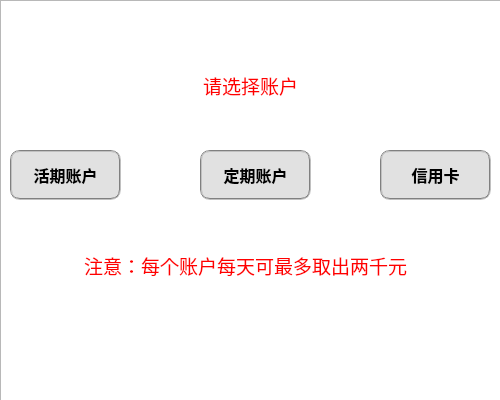
<?xml version="1.0" encoding="UTF-8"?>
<ui version="4.0">
 <class>cashAccount</class>
 <widget class="QWidget" name="cashAccount">
  <property name="geometry">
   <rect>
    <x>0</x>
    <y>0</y>
    <width>500</width>
    <height>400</height>
   </rect>
  </property>
  <property name="windowTitle">
   <string>cashAccount</string>
  </property>
  <property name="styleSheet">
   <string notr="true">#atm{background-color: rgb(52, 80, 164);border-top-left-radius:15px;border-top-right-radius:5px;border-bottom-left-radius:15px;border-bottom-right-radius:5px}
</string>
  </property>
  <widget class="QPushButton" name="credit_btn">
   <property name="geometry">
    <rect>
     <x>380</x>
     <y>150</y>
     <width>111</width>
     <height>50</height>
    </rect>
   </property>
   <property name="font">
    <font>
     <family>微软雅黑</family>
     <pointsize>12</pointsize>
     <weight>75</weight>
     <bold>true</bold>
    </font>
   </property>
   <property name="styleSheet">
    <string notr="true">QPushButton{border:2px groove gray;border-radius:10px;padding:2px 4px;background-color: rgb(225, 225, 225);}
QPushButton:hover{background-color: rgb(14, 122, 255);border:none;color:rgb(255, 255, 255);}
QPushButton:checked{background-color: rgb(20, 62, 134);border:none;color:rgb(255, 255, 255);}</string>
   </property>
   <property name="text">
    <string>信用卡</string>
   </property>
  </widget>
  <widget class="QPushButton" name="settime_btn">
   <property name="geometry">
    <rect>
     <x>200</x>
     <y>150</y>
     <width>111</width>
     <height>50</height>
    </rect>
   </property>
   <property name="font">
    <font>
     <family>微软雅黑</family>
     <pointsize>12</pointsize>
     <weight>75</weight>
     <bold>true</bold>
    </font>
   </property>
   <property name="styleSheet">
    <string notr="true">QPushButton{border:2px groove gray;border-radius:10px;padding:2px 4px;background-color: rgb(225, 225, 225);}
QPushButton:hover{background-color: rgb(14, 122, 255);border:none;color:rgb(255, 255, 255);}
QPushButton:checked{background-color: rgb(20, 62, 134);border:none;color:rgb(255, 255, 255);}</string>
   </property>
   <property name="text">
    <string>定期账户</string>
   </property>
  </widget>
  <widget class="QLabel" name="label1">
   <property name="geometry">
    <rect>
     <x>10</x>
     <y>240</y>
     <width>471</width>
     <height>51</height>
    </rect>
   </property>
   <property name="sizePolicy">
    <sizepolicy hsizetype="Preferred" vsizetype="Preferred">
     <horstretch>0</horstretch>
     <verstretch>0</verstretch>
    </sizepolicy>
   </property>
   <property name="font">
    <font>
     <family>华文中宋</family>
     <pointsize>14</pointsize>
     <weight>50</weight>
     <bold>false</bold>
    </font>
   </property>
   <property name="styleSheet">
    <string notr="true">color:rgb(255, 0, 0)</string>
   </property>
   <property name="text">
    <string>注意：每个账户每天可最多取出两千元</string>
   </property>
   <property name="scaledContents">
    <bool>false</bool>
   </property>
   <property name="alignment">
    <set>Qt::AlignCenter</set>
   </property>
   <property name="wordWrap">
    <bool>false</bool>
   </property>
   <property name="margin">
    <number>0</number>
   </property>
   <property name="openExternalLinks">
    <bool>false</bool>
   </property>
  </widget>
  <widget class="QPushButton" name="livetime_btn">
   <property name="geometry">
    <rect>
     <x>10</x>
     <y>150</y>
     <width>111</width>
     <height>50</height>
    </rect>
   </property>
   <property name="font">
    <font>
     <family>微软雅黑</family>
     <pointsize>12</pointsize>
     <weight>75</weight>
     <bold>true</bold>
    </font>
   </property>
   <property name="styleSheet">
    <string notr="true">QPushButton{border:2px groove gray;border-radius:10px;padding:2px 4px;background-color: rgb(225, 225, 225);}
QPushButton:hover{background-color: rgb(14, 122, 255);border:none;color:rgb(255, 255, 255);}
QPushButton:checked{background-color: rgb(20, 62, 134);border:none;color:rgb(255, 255, 255);}</string>
   </property>
   <property name="text">
    <string>活期账户</string>
   </property>
  </widget>
  <widget class="QLabel" name="label1_2">
   <property name="geometry">
    <rect>
     <x>80</x>
     <y>60</y>
     <width>341</width>
     <height>51</height>
    </rect>
   </property>
   <property name="sizePolicy">
    <sizepolicy hsizetype="Preferred" vsizetype="Preferred">
     <horstretch>0</horstretch>
     <verstretch>0</verstretch>
    </sizepolicy>
   </property>
   <property name="font">
    <font>
     <family>华文中宋</family>
     <pointsize>14</pointsize>
     <weight>50</weight>
     <bold>false</bold>
    </font>
   </property>
   <property name="styleSheet">
    <string notr="true">color:rgb(255, 0, 0)</string>
   </property>
   <property name="text">
    <string>请选择账户</string>
   </property>
   <property name="scaledContents">
    <bool>false</bool>
   </property>
   <property name="alignment">
    <set>Qt::AlignCenter</set>
   </property>
   <property name="wordWrap">
    <bool>false</bool>
   </property>
   <property name="margin">
    <number>0</number>
   </property>
   <property name="openExternalLinks">
    <bool>false</bool>
   </property>
  </widget>
  <widget class="QListView" name="listView">
   <property name="geometry">
    <rect>
     <x>0</x>
     <y>0</y>
     <width>501</width>
     <height>401</height>
    </rect>
   </property>
   <property name="styleSheet">
    <string notr="true">border-image:url(:/back/back.png)</string>
   </property>
  </widget>
  <zorder>listView</zorder>
  <zorder>credit_btn</zorder>
  <zorder>settime_btn</zorder>
  <zorder>label1</zorder>
  <zorder>livetime_btn</zorder>
  <zorder>label1_2</zorder>
 </widget>
 <resources>
  <include location="hnu.qrc"/>
 </resources>
 <connections/>
</ui>
